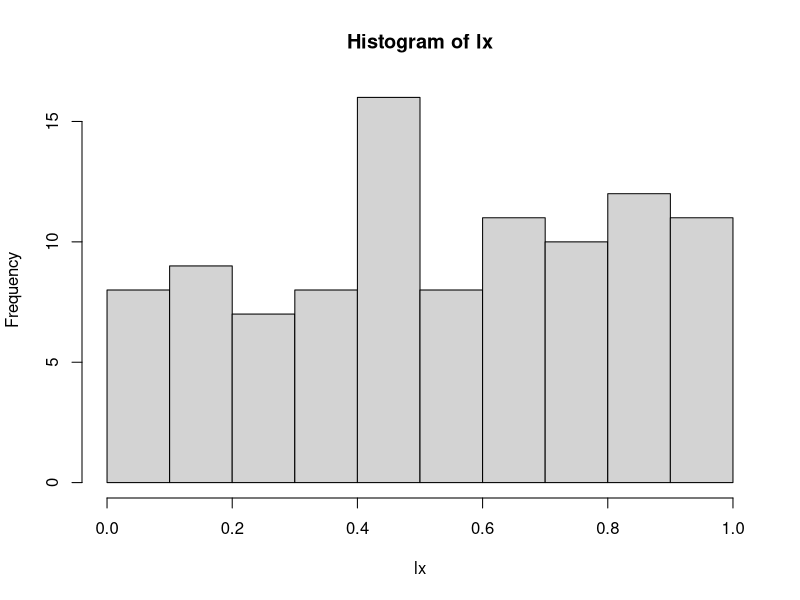
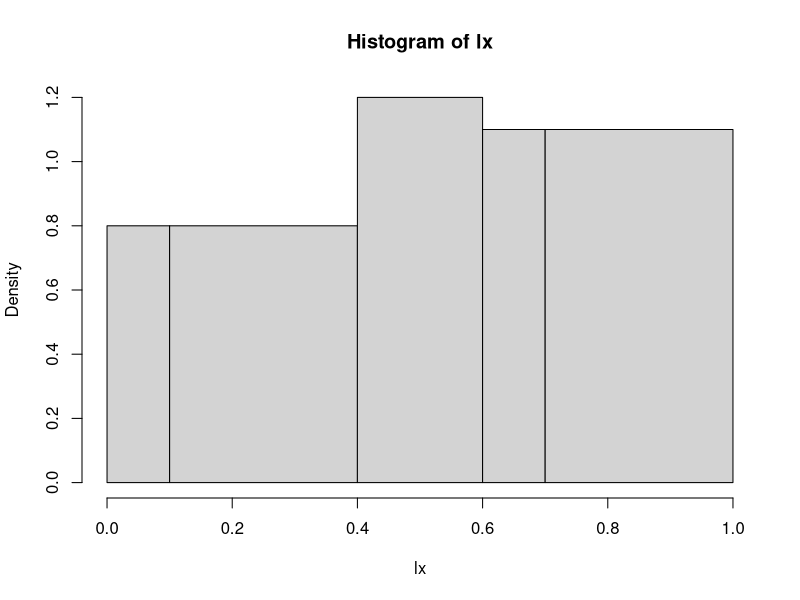
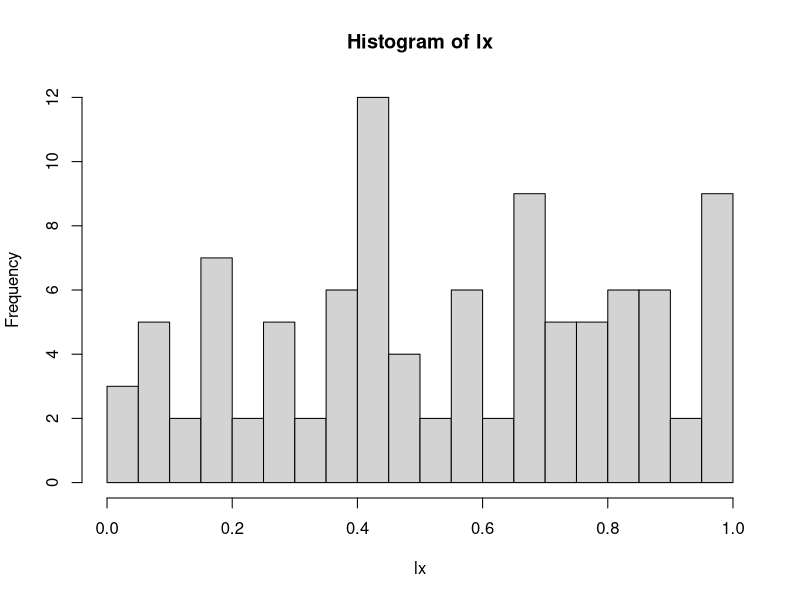
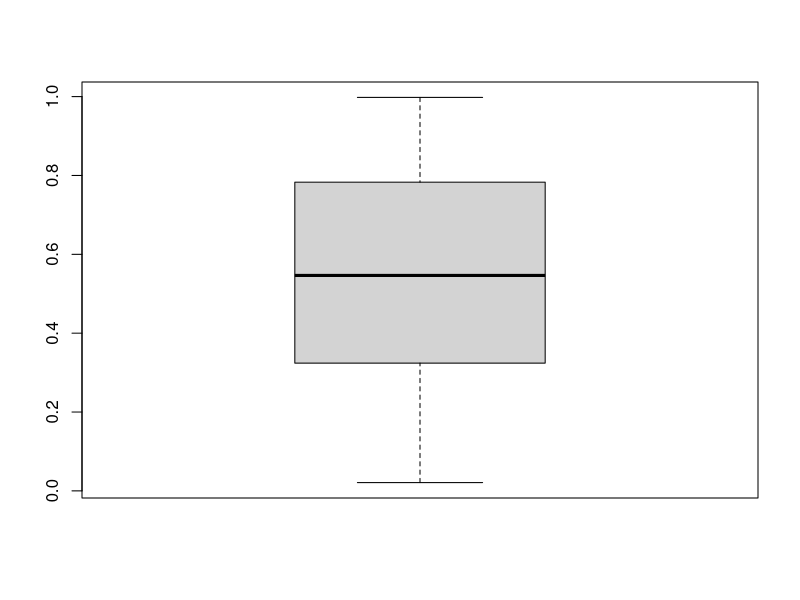
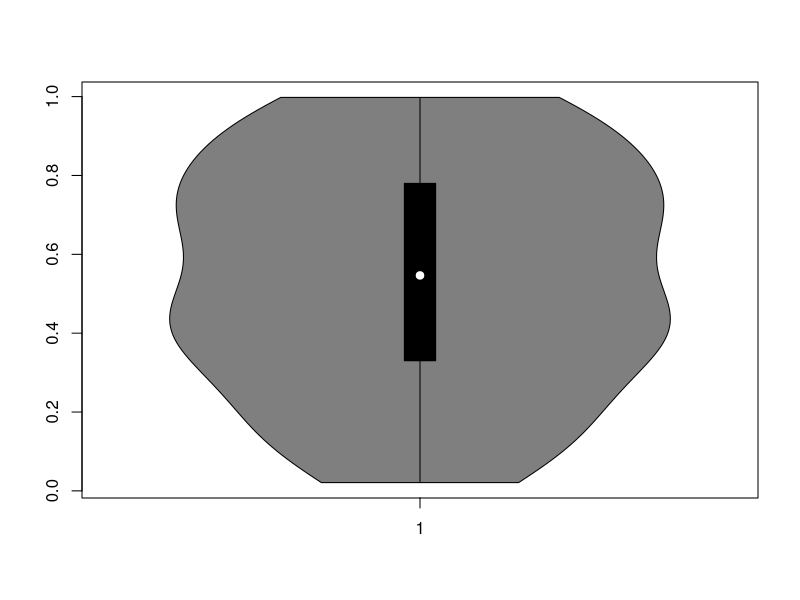

Write the R code that produced these figures, in order.
# Rozkład empiryczny cechy
x <- sample(1:5, 10, replace = TRUE)
table(x) / length(x)

# Szereg rozdzielczy
lx <- sample(0:1000 / 1000, 100, replace = TRUE)
table(cut(lx, breaks = c(0, 0.1, 0.4, 0.6, 0.7, 1)))
table(cut(lx, breaks = 5))

# Rozkład cechy jakościowej
oceny <- c("ng", "ndp", "popr", "db", "bdb", "wz")
klasa <- sample(oceny, 10, replace = TRUE)
(kf <- factor(klasa, levels = oceny, ordered = TRUE))
table(kf)

# Średnia
mean(x)

# Mediana
sort(x)
median(x)

# Rozstęp próby
diff(range(x))

(x2 <- c(min(x), rep(median(x), times = 8), max(x)))

# Wariancja
var(x)

# Odchylenie standardowe
sd(x)

# Odchylenie przeciętne
avgdev <- function(x) mean(abs(x - mean(x)))
avgdev(x)

# Kwartyle
fx <- fivenum(x)
names(fx) <- c("Min", "Q1", "Median", "Q3", "Max")
fx

# Rozstęp międzykwartylowy
iqr2 <- function(x) diff(fivenum(x)[c(2, 4)])
iqr2(x)

# Kwantyle próby
quantile(x, c(0.25, 0.75))

# Histogram
hist(lx)
hist(lx, breaks = c(0, 0.1, 0.4, 0.6, 0.7, 1))
hist(lx, breaks = 0:20 / 20)

# Wykres ramkowy
boxplot(lx)

# Wykres skrzypcowy
vioplot::vioplot(lx)
